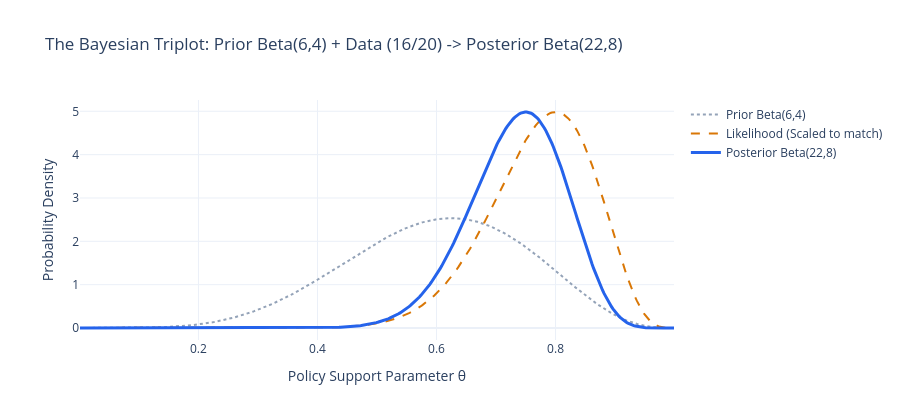

Write notebook code for a chart like this one.
### Markdown cell above
---
## 6. Demonstration 2: Exact Conjugate Updating & Precision Weighting
### A. Worked Example: Updating with Empirical Survey Data
Now we observe our empirical dataset: **$k = 16$ supporters out of $N = 20$ surveyed** (Sample proportion $\hat{\theta} = 16/20 = 0.80$).

Using the Substantive Informed Prior $\operatorname{Beta}(\alpha=6, \beta=4)$:
* **Prior Mean**: $\mu_0 = 6/10 = 0.60$ with prior weight $n_0 = 10$.
* **Data Evidence**: $\hat{\theta}_{\text{MLE}} = 16/20 = 0.80$ with data weight $N = 20$.
* **Posterior Hyperparameters**:
  $$\alpha_{\text{post}} = \alpha + k = 6 + 16 = 22$$
  $$\beta_{\text{post}} = \beta + N - k = 4 + 4 = 8$$
* **Precision-Weighted Posterior Mean**:
  $$\mathbb{E}[\theta \mid k] = \frac{n_0}{n_0 + N} \mu_0 + \frac{N}{n_0 + N} \hat{\theta}_{\text{MLE}} = \frac{10}{30}(0.60) + \frac{20}{30}(0.80) = 0.20 + 0.5333 = \mathbf{0.7333}$$

### Code cell
k_data = 16
N_data = 20
a_prior, b_prior = 6, 4

# Closed-form update
a_post = a_prior + k_data
b_post = b_prior + N_data - k_data

post_mean = a_post / (a_post + b_post)
post_mode = (a_post - 1) / (a_post + b_post - 2)
post_sd = np.sqrt((a_post * b_post) / ((a_post + b_post)**2 * (a_post + b_post + 1)))

# Precision weights
w_prior = (a_prior + b_prior) / (a_prior + b_prior + N_data)
w_data = N_data / (a_prior + b_prior + N_data)

print(f"Prior:     Beta({a_prior}, {b_prior}) -> Mean = {a_prior/(a_prior+b_prior):.4f} (Weight = {w_prior*100:.1f}%)")
print(f"Data:      k={k_data}/{N_data}    -> MLE  = {k_data/N_data:.4f} (Weight = {w_data*100:.1f}%)")
print(f"Posterior: Beta({a_post}, {b_post}) -> Mean = {post_mean:.4f}, Mode = {post_mode:.4f}, SD = {post_sd:.4f}")

# Plot Prior, Likelihood, and Posterior Triplot
theta_grid = np.linspace(0.001, 0.999, 400)
prior_curve = stats.beta.pdf(theta_grid, a_prior, b_prior)
lik_curve = stats.binom.pmf(k_data, N_data, theta_grid)
post_curve = stats.beta.pdf(theta_grid, a_post, b_post)

fig_triplot = go.Figure()
fig_triplot.add_trace(go.Scatter(x=theta_grid, y=prior_curve, mode='lines', line=dict(color='#94a3b8', dash='dot', width=2), name=f'Prior Beta({a_prior},{b_prior})'))
fig_triplot.add_trace(go.Scatter(x=theta_grid, y=lik_curve * (post_curve.max() / lik_curve.max()), mode='lines', line=dict(color='#d97706', dash='dash', width=2), name=f'Likelihood (Scaled to match)'))
fig_triplot.add_trace(go.Scatter(x=theta_grid, y=post_curve, mode='lines', line=dict(color='#2563eb', width=3), name=f'Posterior Beta({a_post},{b_post})'))

fig_triplot.update_layout(
    title=f'The Bayesian Triplot: Prior Beta(6,4) + Data (16/20) -> Posterior Beta(22,8)',
    xaxis_title='Policy Support Parameter θ',
    yaxis_title='Probability Density',
    template='plotly_white',
    height=420
)
fig_triplot.show()

### Figure 1 — Plotly figure (JSON) as saved in the notebook; plotly's stock layout.template omitted (floating-point values rounded to 4 significant figures; data arrays with more than 128 entries replaced by an {"elided": "..."} marker saying what was removed)
{"data": [{"line": {"color": "#94a3b8", "dash": "dot", "width": 2}, "mode": "lines", "name": "Prior Beta(6,4)", "type": "scatter", "x": {"elided": "400 float values"}, "y": {"elided": "400 float values"}}, {"line": {"color": "#d97706", "dash": "dash", "width": 2}, "mode": "lines", "name": "Likelihood (Scaled to match)", "type": "scatter", "x": {"elided": "400 float values"}, "y": {"elided": "400 float values"}}, {"line": {"color": "#2563eb", "width": 3}, "mode": "lines", "name": "Posterior Beta(22,8)", "type": "scatter", "x": {"elided": "400 float values"}, "y": {"elided": "400 float values"}}], "layout": {"height": 420, "title": {"text": "The Bayesian Triplot: Prior Beta(6,4) + Data (16/20) -> Posterior Beta(22,8)"}, "xaxis": {"title": {"text": "Policy Support Parameter θ"}}, "yaxis": {"title": {"text": "Probability Density"}}}}
